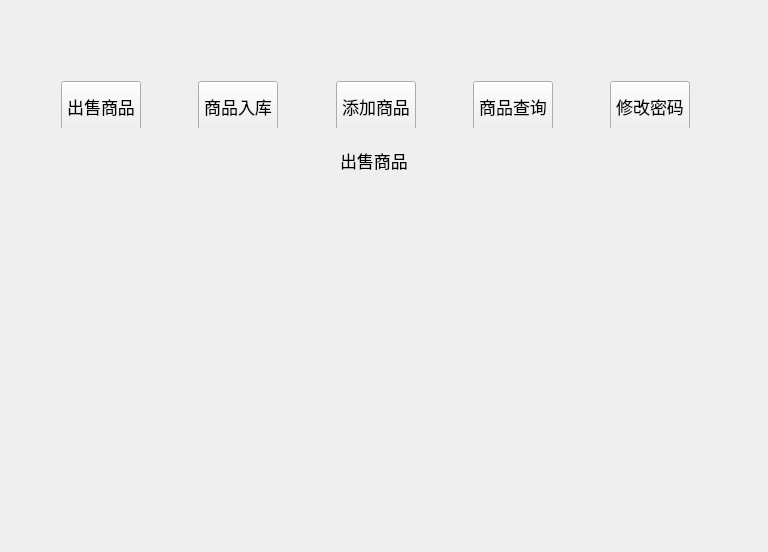
<?xml version="1.0" encoding="UTF-8"?>
<ui version="4.0">
 <class>Widget</class>
 <widget class="QWidget" name="Widget">
  <property name="geometry">
   <rect>
    <x>0</x>
    <y>0</y>
    <width>768</width>
    <height>552</height>
   </rect>
  </property>
  <property name="windowTitle">
   <string>Widget</string>
  </property>
  <widget class="QLabel" name="label">
   <property name="geometry">
    <rect>
     <x>340</x>
     <y>150</y>
     <width>71</width>
     <height>20</height>
    </rect>
   </property>
   <property name="font">
    <font>
     <pointsize>13</pointsize>
    </font>
   </property>
   <property name="text">
    <string>出售商品</string>
   </property>
  </widget>
  <widget class="QWidget" name="widget_all" native="true">
   <property name="geometry">
    <rect>
     <x>40</x>
     <y>190</y>
     <width>670</width>
     <height>340</height>
    </rect>
   </property>
   <widget class="SaleForm" name="widget_sale" native="true">
    <property name="geometry">
     <rect>
      <x>10</x>
      <y>10</y>
      <width>650</width>
      <height>320</height>
     </rect>
    </property>
   </widget>
   <widget class="FindForm" name="widget_find" native="true">
    <property name="geometry">
     <rect>
      <x>10</x>
      <y>10</y>
      <width>650</width>
      <height>320</height>
     </rect>
    </property>
   </widget>
   <widget class="ChangePasswdForm" name="widget_change_passwd" native="true">
    <property name="geometry">
     <rect>
      <x>10</x>
      <y>10</y>
      <width>650</width>
      <height>320</height>
     </rect>
    </property>
   </widget>
   <widget class="AddGoodsForm" name="widget_add_goods" native="true">
    <property name="geometry">
     <rect>
      <x>9</x>
      <y>8</y>
      <width>650</width>
      <height>320</height>
     </rect>
    </property>
   </widget>
   <widget class="StorageForm" name="widget_storage_goods" native="true">
    <property name="geometry">
     <rect>
      <x>10</x>
      <y>10</y>
      <width>650</width>
      <height>320</height>
     </rect>
    </property>
   </widget>
  </widget>
  <widget class="QWidget" name="layoutWidget">
   <property name="geometry">
    <rect>
     <x>50</x>
     <y>70</y>
     <width>651</width>
     <height>58</height>
    </rect>
   </property>
   <layout class="QGridLayout" name="gridLayout">
    <item row="0" column="0">
     <widget class="QPushButton" name="btn_sale_goods">
      <property name="minimumSize">
       <size>
        <width>0</width>
        <height>50</height>
       </size>
      </property>
      <property name="font">
       <font>
        <pointsize>13</pointsize>
       </font>
      </property>
      <property name="text">
       <string>出售商品</string>
      </property>
     </widget>
    </item>
    <item row="0" column="1">
     <spacer name="horizontalSpacer">
      <property name="orientation">
       <enum>Qt::Horizontal</enum>
      </property>
      <property name="sizeHint" stdset="0">
       <size>
        <width>40</width>
        <height>20</height>
       </size>
      </property>
     </spacer>
    </item>
    <item row="0" column="2">
     <widget class="QPushButton" name="btn_storage_goods">
      <property name="minimumSize">
       <size>
        <width>0</width>
        <height>50</height>
       </size>
      </property>
      <property name="font">
       <font>
        <pointsize>13</pointsize>
       </font>
      </property>
      <property name="text">
       <string>商品入库</string>
      </property>
     </widget>
    </item>
    <item row="0" column="3">
     <spacer name="horizontalSpacer_2">
      <property name="orientation">
       <enum>Qt::Horizontal</enum>
      </property>
      <property name="sizeHint" stdset="0">
       <size>
        <width>40</width>
        <height>20</height>
       </size>
      </property>
     </spacer>
    </item>
    <item row="0" column="4">
     <widget class="QPushButton" name="btn_add_goods">
      <property name="minimumSize">
       <size>
        <width>0</width>
        <height>50</height>
       </size>
      </property>
      <property name="font">
       <font>
        <pointsize>13</pointsize>
       </font>
      </property>
      <property name="text">
       <string>添加商品</string>
      </property>
     </widget>
    </item>
    <item row="0" column="5">
     <spacer name="horizontalSpacer_3">
      <property name="orientation">
       <enum>Qt::Horizontal</enum>
      </property>
      <property name="sizeHint" stdset="0">
       <size>
        <width>40</width>
        <height>20</height>
       </size>
      </property>
     </spacer>
    </item>
    <item row="0" column="6">
     <widget class="QPushButton" name="btn_find_goods">
      <property name="minimumSize">
       <size>
        <width>0</width>
        <height>50</height>
       </size>
      </property>
      <property name="font">
       <font>
        <pointsize>13</pointsize>
       </font>
      </property>
      <property name="text">
       <string>商品查询</string>
      </property>
     </widget>
    </item>
    <item row="0" column="7">
     <spacer name="horizontalSpacer_4">
      <property name="orientation">
       <enum>Qt::Horizontal</enum>
      </property>
      <property name="sizeHint" stdset="0">
       <size>
        <width>40</width>
        <height>20</height>
       </size>
      </property>
     </spacer>
    </item>
    <item row="0" column="8">
     <widget class="QPushButton" name="btn_change_passwd">
      <property name="minimumSize">
       <size>
        <width>0</width>
        <height>50</height>
       </size>
      </property>
      <property name="maximumSize">
       <size>
        <width>16777215</width>
        <height>16777215</height>
       </size>
      </property>
      <property name="font">
       <font>
        <pointsize>13</pointsize>
       </font>
      </property>
      <property name="text">
       <string>修改密码</string>
      </property>
      <property name="iconSize">
       <size>
        <width>16</width>
        <height>16</height>
       </size>
      </property>
     </widget>
    </item>
   </layout>
  </widget>
 </widget>
 <layoutdefault spacing="6" margin="11"/>
 <customwidgets>
  <customwidget>
   <class>SaleForm</class>
   <extends>QWidget</extends>
   <header>saleform.h</header>
   <container>1</container>
  </customwidget>
  <customwidget>
   <class>FindForm</class>
   <extends>QWidget</extends>
   <header>findform.h</header>
   <container>1</container>
  </customwidget>
  <customwidget>
   <class>ChangePasswdForm</class>
   <extends>QWidget</extends>
   <header>changepasswdform.h</header>
   <container>1</container>
  </customwidget>
  <customwidget>
   <class>AddGoodsForm</class>
   <extends>QWidget</extends>
   <header>addgoodsform.h</header>
   <container>1</container>
  </customwidget>
  <customwidget>
   <class>StorageForm</class>
   <extends>QWidget</extends>
   <header>storageform.h</header>
   <container>1</container>
  </customwidget>
 </customwidgets>
 <resources/>
 <connections/>
</ui>
